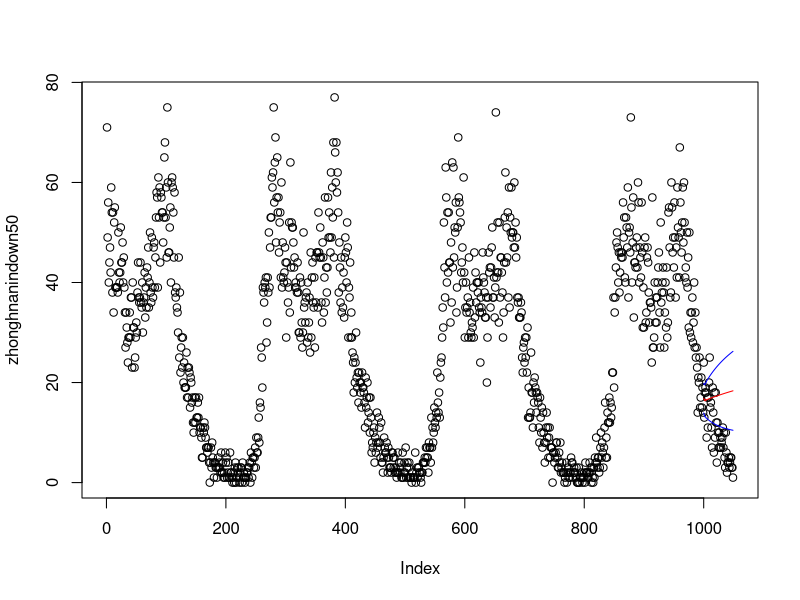
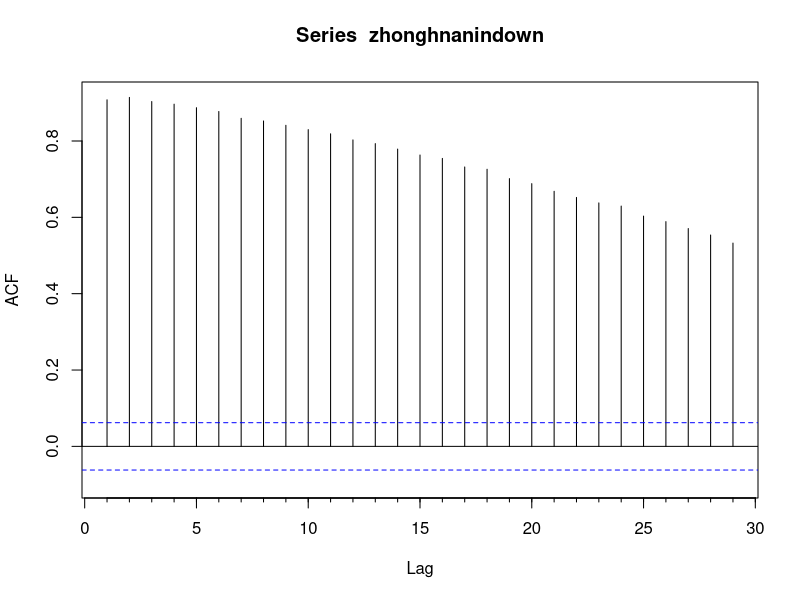
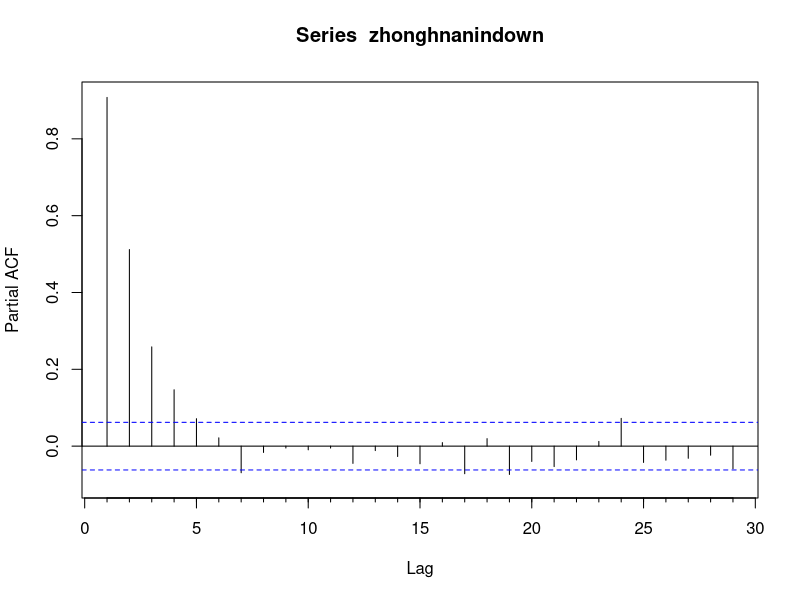
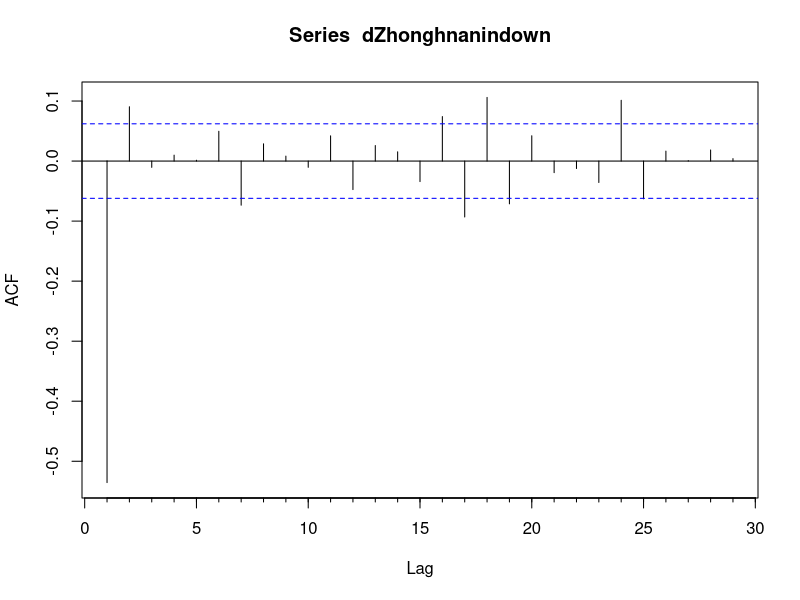
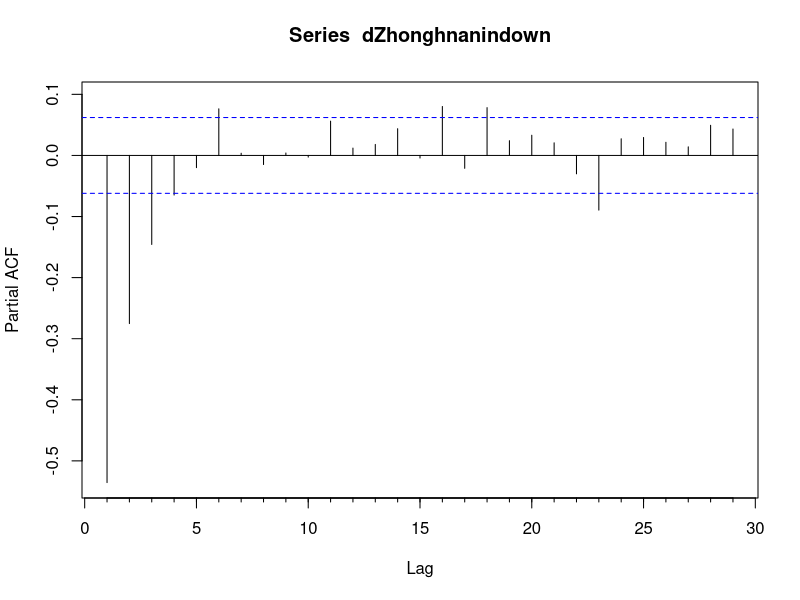

The R script that drew these images, in order:
# car包的box-cox变换
print("car包的box-cox变换");

# 载入car包 用于box-cox变换
library(car);

# 获取数据
data <- read.csv("donglianin.csv");

# 抽样　由excel图标得　4300到7300的数据相对稳定，由于不必要求过大，再抽取5000~6000之间，sample50用于最后对比预测数据
sample <- subset(data, id > 5000 & id < 6000);
sample50 <- subset(data, id > 5000 & id < 6050);

# 抽样　建立一元回归　抽样中华南入市下桥路口数据,因为(参考)[http://bbs.pinggu.org/thread-2741562-1-1.html]所说，数据不能有零，所以加上１偏移
zhonghnanindown <- sample$zhonghnanindown;
zhonghnanindown50 <- sample50$zhonghnanindown;
moveZhnindown <- sample$zhonghnanindown + 1;

# 获取lamda准备进行box-cox变换　为正态分布 TODO:变换为伽马分布
summary(p1 <- powerTransform(moveZhnindown));
#-----------------------

# bcPower Transformation to Normality 
#               Est Power Rounded Pwr Wald Lwr Bnd Wald Upr Bnd
# moveZhnindown    0.5494         0.5        0.478       0.6207

# Likelihood ratio test that transformation parameter is equal to 0
#  (log transformation)
#                           LRT df       pval
# LR test, lambda = (0) 260.545  1 < 2.22e-16

# Likelihood ratio test that no transformation is needed
#                            LRT df       pval
# LR test, lambda = (1) 137.2455  1 < 2.22e-16

#------------------------

# 得到lamda值为0.5494,p值为0.5，然后进行box-cox变换——公式：(y^λ-1)/λ  λ≠0
newZhnindown <- (I(zhonghnanindown ^ 0.5494 - 1) / 0.5494);

# 变换完数据集，进行自回归建模，(自回归建模参考)[http://blog.fens.me/r-ar/]
# 使用ar函数默认的yule-walker方法进行参数估计(TODO:滞后阶数过高，由acf和pacf得只需要５阶即可即AR(5)模型)
# 0514更新：新增调用参数　aic和order.max ,由《R语言核心技术手册》——　Joseph Adler　Ｐ521得，使用赤池信息准则来选择模型阶数，同事指定模型拟合的最大阶数为１０
a <- ar(newZhnindown, aic = TRUE, order.max = 10)
# -----------------------

# Call:R
# ar(x = newZhnindown)

# Coefficients:
#       1        2        3        4        5        6        7        8  
#  0.2598   0.3000   0.2001   0.1144   0.0987   0.0472  -0.0333   0.0049  
#       9       10       11       12       13       14       15       16  
#  0.0341  -0.0081   0.0195   0.0084   0.0204   0.0077  -0.0223   0.0356  
#      17       18       19       20       21       22       23       24  
# -0.0225   0.0476  -0.0615  -0.0093  -0.0189  -0.0488  -0.0238   0.1101  
#      25       26  
# -0.0387  -0.0551  

# Order selected 26  sigma^2 estimated as  2.123

#-------------------------


# 使用predict函数进行模型预测
# 生成50个预测值 
tsp <- predict(a, n.ahead = 50L)
#-------------------------

# $pred
# Time Series:
# Start = 1000 
# End = 1049 
# Frequency = 1 
#  [1] 6.717644 6.258714 6.321540 5.744826 6.142582 5.903301 5.528436 5.631741
#  [9] 5.550790 5.543312 5.425317 5.409350 5.330711 5.334547 5.093918 5.108945
# [17] 5.351206 5.253423 5.054048 5.030370 5.267283 5.036321 5.194374 5.043150
# [25] 5.111459 5.170172 5.144542 5.118725 5.202447 5.229128 5.192884 5.258703
# [33] 5.276997 5.327516 5.363783 5.382599 5.432289 5.473146 5.507431 5.523998
# [41] 5.633388 5.651041 5.676638 5.728269 5.806224 5.832015 5.899608 5.934370
# [49] 5.985089 6.058441

# $se
# Time Series:
# Start = 1000 
# End = 1049 
# Frequency = 1 
#  [1] 1.457213 1.505596 1.598027 1.688207 1.773891 1.872352 1.964764 2.034452
#  [9] 2.113211 2.198867 2.272435 2.355847 2.435375 2.521395 2.608154 2.686650
# [17] 2.783543 2.865604 2.973031 3.049626 3.138375 3.220286 3.290446 3.359534
# [25] 3.463278 3.531729 3.596865 3.668005 3.732873 3.800792 3.865298 3.924514
# [33] 3.984622 4.043092 4.099452 4.153032 4.206168 4.256091 4.305251 4.350496
# [41] 4.395841 4.438055 4.481176 4.519193 4.556923 4.593524 4.626638 4.658935
# [49] 4.692061 4.721306

# ------------------------

# 预测数据进行box-cox逆变换，公式：y=(1+λy)^(1/λ)
# tsp预测数据中　pred为预测值,se为误差范围
pred <- I((1 + 0.5494 * tsp$pred) ^ (1 / 0.5494))
se <- I((1 + 0.5494 * tsp$se) ^ (1 / 0.5494))

# 把原数据画图 
plot(zhonghnanindown50)

# 把预测值和误差画出来
lines(pred, col='red')
lines(pred + se, col='blue')
lines(pred - se, col='blue')

# 图中，黑色线为原始数据的，红色线为预测值，蓝色线为预测值的范围。这样我们就利用AR(1)模型，实现了对规律的预测计算。



# --------------------------------------------------------------------
# ----------- 后续分析 ------------------
# 加载forecast包
library('forecast')
library('tseries')

# 查看自相关性和偏自相关性
# 自相关性图表明自相关系数长期大于０，说明序列间具有很强的长期相关性，为非平稳序列，需要差分处理
Acf(zhonghnanindown)
Pacf(zhonghnanindown)

# 对数据作一阶差分
dZhonghnanindown <- diff(zhonghnanindown)

# 再次做自相关性和偏自相关性
# 结果表明具有很强的短期相关性，是平稳序列了
# 自相关图显示出一阶截尾，偏自相关呈现出拖尾性，所以可以考虑用MA(1)模型拟合，即对原始数据建立ARIMA(0,1,1)模型
Acf(dZhonghnanindown)
Pacf(dZhonghnanindown)

# 一种自动的ARIMA模型参数判断
# 如果有备选模型，可以再计算AIC,比较AIC小的就是更好的模型
auto.arima(zhonghnanindown)

# 均值平稳性验证

# p值较大　无法拒绝原假设
adf.test(zhonghnanindown)

# p值较小　接受备择假设，均值平稳
adf.test(dZhonghnanindown)



# -------------------------------------------------------------
# ------------------- 伽马分布 ------------------------
# 由于源数据是非负整数分布，因此使用指数转换　log(x + 1)　转换到正实数，以满足伽马分布
# 伽马分布后续步骤可以使用 GAMLSS 或 GLM 做





# # ----------------- 参考资料 ----------------------------
# 《R语言核心技术手册》 Joseph Adler                                          p.s.函数参数解释很详细
# 《R语言实战》 Robert I.Kabacoff                                           p.s.时间序列讲得很详细
#     "平稳性一般可以通过时序图直观判断（p.s.或者tseries包的adf.test()）。
#      如果方差不是常数，则需要对数据做变换（p.s.box-cox之类）；
#      如果数据中存在趋势项，则需要对其进行差分（p.s. 可以使用ndiffs()自动判断需要差分阶数）。"
#  《Ｒ语言：实用数据分析和可视化技术》 Jared P.Rander                          p.s.对acf和pacf的解释比较浅显易懂
#   《Ｒ语言数据分析与挖掘实战》  张良均，云伟标，王路，刘晓勇                      p.s.对平稳性检验解释详细
#   《数据科学中的R语言》 李舰，肖凯                                            p.s.同上，也讲到了forecast包的BoxCox.lambda
